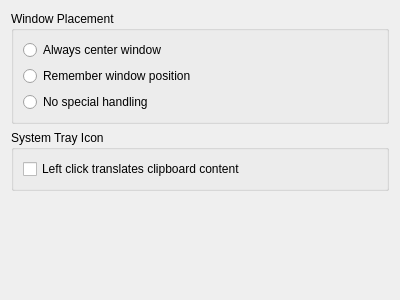
<?xml version="1.0" encoding="UTF-8"?>
<ui version="4.0">
 <class>GeneralSettingsBase</class>
 <widget class="QWidget" name="GeneralSettingsBase">
  <property name="geometry">
   <rect>
    <x>0</x>
    <y>0</y>
    <width>400</width>
    <height>300</height>
   </rect>
  </property>
  <property name="windowTitle">
   <string>General Settings</string>
  </property>
  <layout class="QVBoxLayout" name="verticalLayout">
   <item>
    <widget class="QGroupBox" name="kcfg_WindowPlacement">
     <property name="title">
      <string>Window Placement</string>
     </property>
     <layout class="QVBoxLayout" name="verticalLayout_2">
      <item>
       <widget class="QRadioButton" name="radioCenterWindow">
        <property name="toolTip">
         <string>The window is always displayed in the center of the desktop</string>
        </property>
        <property name="text">
         <string>Always center window</string>
        </property>
        <attribute name="buttonGroup">
         <string>windowPlacementGroup</string>
        </attribute>
       </widget>
      </item>
      <item>
       <widget class="QRadioButton" name="radioRememberPosition">
        <property name="toolTip">
         <string>The application stores its window position when exiting and reuses that on the next start</string>
        </property>
        <property name="text">
         <string>Remember window position</string>
        </property>
        <attribute name="buttonGroup">
         <string>windowPlacementGroup</string>
        </attribute>
       </widget>
      </item>
      <item>
       <widget class="QRadioButton" name="radioNoSpecialHandling">
        <property name="toolTip">
         <string>Nothing special is done, the window's position is decided by KDE</string>
        </property>
        <property name="text">
         <string>No special handling</string>
        </property>
        <attribute name="buttonGroup">
         <string>windowPlacementGroup</string>
        </attribute>
       </widget>
      </item>
     </layout>
    </widget>
   </item>
   <item>
    <widget class="QGroupBox" name="groupBox_2">
     <property name="title">
      <string>System Tray Icon</string>
     </property>
     <layout class="QVBoxLayout" name="verticalLayout_3">
      <item>
       <widget class="QCheckBox" name="kcfg_TranslateOnLeftClick">
        <property name="text">
         <string>Left click translates clipboard content</string>
        </property>
       </widget>
      </item>
     </layout>
    </widget>
   </item>
   <item>
    <spacer name="verticalSpacer">
     <property name="orientation">
      <enum>Qt::Vertical</enum>
     </property>
     <property name="sizeHint" stdset="0">
      <size>
       <width>20</width>
       <height>40</height>
      </size>
     </property>
    </spacer>
   </item>
  </layout>
 </widget>
 <resources/>
 <connections/>
 <buttongroups>
  <buttongroup name="windowPlacementGroup"/>
 </buttongroups>
</ui>
